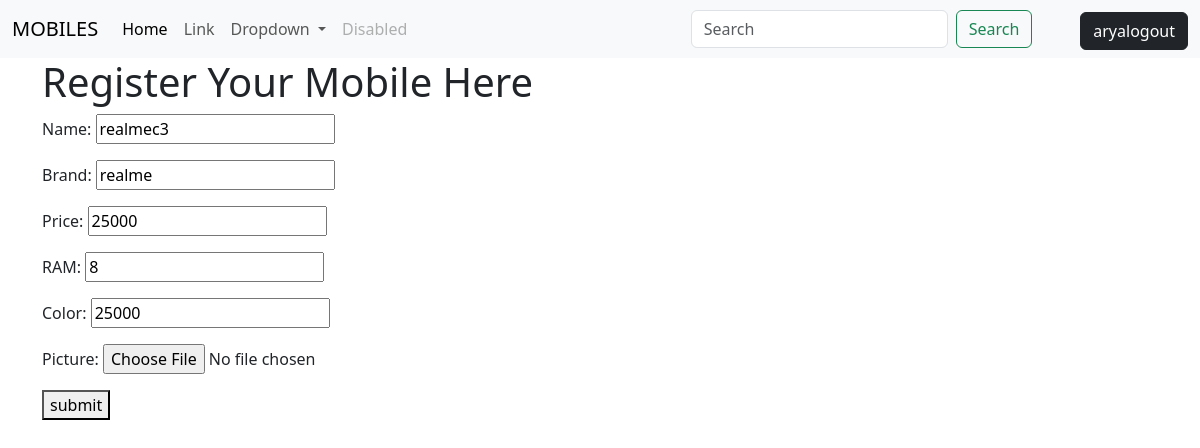
The page /mobile/change/1/ (signed in) on the database its author committed.
### crm/models.py (models this page shows)
class Mobile(models.Model):
    name=models.CharField(max_length=100)
    brand=models.CharField(max_length=200)
    price=models.PositiveIntegerField()
    RAM=models.CharField(max_length=100)
    color=models.CharField(max_length=100)
    picture=models.ImageField(upload_to="mobile_images",null=True,blank=True)

### crm/views.py (the view, shortened to what this page needs)
# urls.py: path('mobile/change/<int:pk>/',views.MobileUpdateView.as_view(),name='mobile-update'),
@method_decorator(signin_required,name="dispatch")
class MobileUpdateView(View):
    template_name="mobile_edit.html"
    form_class=MobileUpdateForm
    def get(self,request,*args,**kwargs):
        id=kwargs.get("pk")
        mobile_object=get_object_or_404(Mobile,id=id)
        form_instance=self.form_class(instance=mobile_object)
        return render(request,self.template_name,{"form":form_instance})

### crm/form.py
class MobileUpdateForm(forms.ModelForm):
     class Meta:
        model=Mobile
        fields="__all__"
        widgets={
        }

### crm/templates/mobile_edit.html (shortened to what this page needs)
{%extends 'base.html'%}
{%block main_block%}
<div class="container">
    <h1>Register Your Mobile Here</h1>
    <form action="" method="post">
        {{form.as_p}}
        <button type="submit">submit</button>
    </form>
</div>
{%endblock%}

### crm/templates/base.html (shortened to what this page needs)
<!DOCTYPE html>
<html lang="en">
<head>
    <link href="https://cdn.jsdelivr.net/npm/bootstrap@5.3.3/dist/css/bootstrap.min.css" rel="stylesheet">
</head>
<body>
    <nav class="navbar navbar-expand-lg bg-body-tertiary ">
        <div class="container-fluid">
          <a class="navbar-brand" href="#">MOBILES</a>
          <div class="collapse navbar-collapse" id="navbarSupportedContent">
            <ul class="navbar-nav me-auto mb-2 mb-lg-0">
              <li class="nav-item">
                <a class="nav-link active" aria-current="page" href="#">Home</a>
              </li>
              <li class="nav-item">
                <a class="nav-link" href="#">Link</a>
              </li>
              <li class="nav-item dropdown">
                <a class="nav-link dropdown-toggle" href="#" role="button" data-bs-toggle="dropdown" aria-expanded="false">
                  Dropdown
                </a>
              </li>
              <li class="nav-item">
                <a class="nav-link disabled" aria-disabled="true">Disabled</a>
              </li>
            </ul>
            <form class="d-flex" role="search">
              <input class="form-control me-2" type="search" placeholder="Search" aria-label="Search">
              <button class="btn btn-outline-success me-5 " type="submit">Search</button>
            </form>
            <ul class="navbar-nav">
                <li class="nav-item mt-1">
                    <a href="{%url 'signout'%}" class="btn btn-dark">{{request.user}}logout</a>
                </li>
            </ul>
          </div>
        </div>
      </nav>
    {%block main_block%}
    {%endblock%}
</body>
</html>

### rows shown on the page
Mobile: name "realmec3", brand "realme", price "25000", RAM "8", color "25000"

### other values the page prints
{{ request.user }} "arya"
